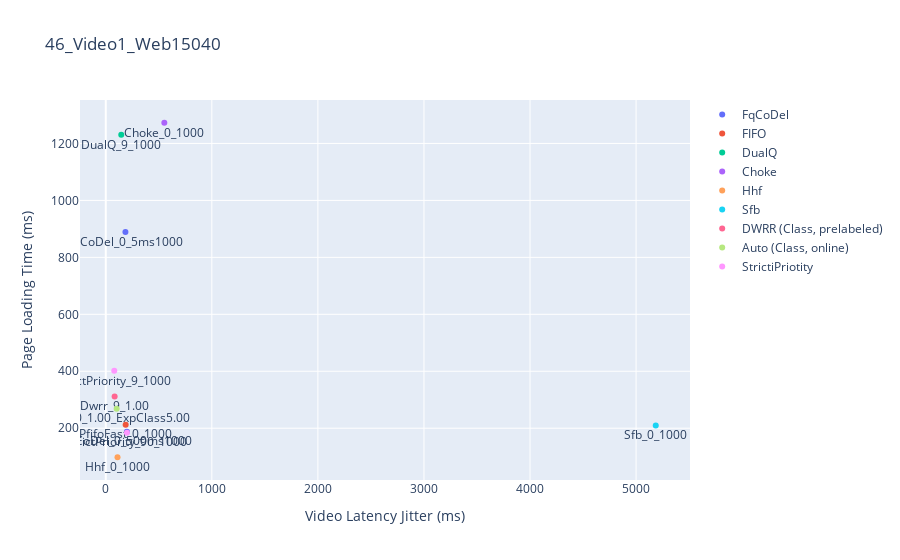

This figure's notebook cell:
### Code cell
tracenum = 10
baselinelist = {
    "FqCoDel": ["FqCoDel_0_5ms1000", "FqCoDel_0_500ms1000"], 
    "FIFO": ["PfifoFast_0_1000"],
    "DualQ": ["DualQ_9_1000"],
    # "CoDel": ["CoDel_0_5ms1000"],
    "Choke": ["Choke_0_1000"],
    "Hhf": ["Hhf_0_1000"],
    "Sfb": ["Sfb_0_1000"],
    "DWRR (Class, prelabeled)": ["Dwrr_9_1.00"],
    # "DWRR (Class, mislabeled)": ["Dwrr_19_1.00", "Dwrr_29_1.00", "Dwrr_39_1.00"],
    "Auto (Class, online)": ["Auto_0_1.00_ExpClass5.00"],
    "StrictiPriotity": ["StrictPriority_90_1000", "StrictPriority_9_1000"],
}

indir = "ns-3.34/logs/"

for exp in ["46_Video1_Web15040"
    # , "46_Video1_Web30040", "46_Video1_Web60040", "46_Video1_Web100040"
]:
    apps = exp.split("_")
    data1, data2 = [], []
    for name, baselines in baselinelist.items():
        p90Fct, maxAppA, maxAppB, jfi = [], [], [], []
        for baseline in baselines:
            p90FctTrace, maxAppATrace, maxAppBTrace, jfiTrace = [], [], [], []
            for traceid in range(tracenum):
                trace = "maxwell_30.0_0.01_300_%d.pitree-trace" % traceid
                conf = os.path.join (indir, exp, baseline, trace)
                    
                bws = []
                curMaxApp, curAppDur, _ = appTraceProcessor (os.path.join (conf, 'app.tr'))
                curMaxAppFlows = 0
                for port, appDelay in curMaxApp.items():
                    if port in range(10000, 20000):
                        curMaxAppFlows = max(curMaxAppFlows, appDelay)
                maxAppATrace.append(curMaxAppFlows)
     
                curAvgFct, curP90Fct, fctLastStart, fctFirstEnd, fcts = fctTraceProcessor(os.path.join (conf, 'fct.tr'))
                p90FctTrace.append(curP90Fct)
                bws = np.array(bws)
                jfiTrace.append(pow(np.nansum(bws),2) / (bws.size * np.nansum(np.square(bws))))
            p90Fct.append(np.average(p90FctTrace))
            maxAppA.append(np.average(maxAppATrace))
            jfi.append(np.average(jfiTrace))
            print(np.average(maxAppATrace), np.average(p90FctTrace), baseline)
                
        data1.append(go.Scatter(
            x=maxAppA,
            y=p90Fct,
            mode="markers+text",
            text=baselines,
            name=name,
            textposition="bottom center"
        ))
    fig = go.Figure(data=data1)
    fig.update_layout(
        title=exp,
        xaxis_title="Video Latency Jitter (ms)",
        yaxis_title="Page Loading Time (ms)"
    )
    fig.show()

### Figure 1 — Plotly figure (JSON) as saved in the notebook; plotly's stock layout.template omitted (floating-point values rounded to 4 significant figures)
{"data": [{"mode": "markers+text", "name": "FqCoDel", "text": ["FqCoDel_0_5ms1000", "FqCoDel_0_500ms1000"], "textposition": "bottom center", "type": "scatter", "x": [185.3, 199.1], "y": [889.1, 187.9]}, {"mode": "markers+text", "name": "FIFO", "text": ["PfifoFast_0_1000"], "textposition": "bottom center", "type": "scatter", "x": [187.5], "y": [212.6]}, {"mode": "markers+text", "name": "DualQ", "text": ["DualQ_9_1000"], "textposition": "bottom center", "type": "scatter", "x": [146], "y": [1230.0]}, {"mode": "markers+text", "name": "Choke", "text": ["Choke_0_1000"], "textposition": "bottom center", "type": "scatter", "x": [552.1], "y": [1273.0]}, {"mode": "markers+text", "name": "Hhf", "text": ["Hhf_0_1000"], "textposition": "bottom center", "type": "scatter", "x": [110.6], "y": [98.08]}, {"mode": "markers+text", "name": "Sfb", "text": ["Sfb_0_1000"], "textposition": "bottom center", "type": "scatter", "x": [5185.0], "y": [209.8]}, {"mode": "markers+text", "name": "DWRR (Class, prelabeled)", "text": ["Dwrr_9_1.00"], "textposition": "bottom center", "type": "scatter", "x": [83.3], "y": [311.1]}, {"mode": "markers+text", "name": "Auto (Class, online)", "text": ["Auto_0_1.00_ExpClass5.00"], "textposition": "bottom center", "type": "scatter", "x": [102.5], "y": [268.8]}, {"mode": "markers+text", "name": "StrictiPriotity", "text": ["StrictPriority_90_1000", "StrictPriority_9_1000"], "textposition": "bottom center", "type": "scatter", "x": [199.3, 79.9], "y": [184.4, 401.5]}], "layout": {"title": {"text": "46_Video1_Web15040"}, "xaxis": {"title": {"text": "Video Latency Jitter (ms)"}}, "yaxis": {"title": {"text": "Page Loading Time (ms)"}}}}
